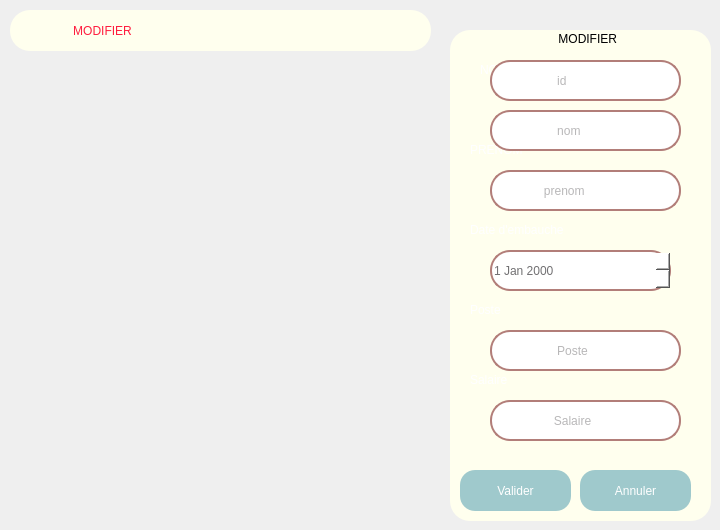
   <widget class="QWidget" name="tab_3">
    <attribute name="title">
     <string>modifier</string>
    </attribute>
    <widget class="QGroupBox" name="groupBox_6">
     <property name="geometry">
      <rect>
       <x>450</x>
       <y>30</y>
       <width>261</width>
       <height>491</height>
      </rect>
     </property>
     <property name="styleSheet">
      <string notr="true">*{background-color: rgb(255, 255, 238);
font: 600 9pt &quot;Yu Gothic UI Semibold&quot;;
border-radius:20px;
}

QPushButton {
  color: white;
  border-radius: 15px;
  background: red;
}

QPushButton:hover {
  color: #333;
  background: #49ebff;
}

QToolButton {
  border-radius: 60px;
  background: red;
}

QLabel {
  color: white;
}
QlineEdit
{
   background:transparent;
   border:none;
   color:#717072;
   border-bottom:1px sold #717072 
   
   
   
  
}

</string>
     </property>
     <property name="title">
      <string>                                MODIFIER</string>
     </property>
     <widget class="QLabel" name="label_80">
      <property name="geometry">
       <rect>
        <x>30</x>
        <y>30</y>
        <width>63</width>
        <height>20</height>
       </rect>
      </property>
      <property name="text">
       <string>NOM</string>
      </property>
     </widget>
     <widget class="QLabel" name="label_81">
      <property name="geometry">
       <rect>
        <x>20</x>
        <y>110</y>
        <width>63</width>
        <height>20</height>
       </rect>
      </property>
      <property name="text">
       <string>PRENOM</string>
      </property>
     </widget>
     <widget class="QLabel" name="label_82">
      <property name="geometry">
       <rect>
        <x>20</x>
        <y>190</y>
        <width>151</width>
        <height>20</height>
       </rect>
      </property>
      <property name="text">
       <string>Date d'embauche</string>
      </property>
     </widget>
     <widget class="QLabel" name="label_83">
      <property name="geometry">
       <rect>
        <x>20</x>
        <y>270</y>
        <width>63</width>
        <height>20</height>
       </rect>
      </property>
      <property name="text">
       <string>Poste</string>
      </property>
     </widget>
     <widget class="QLabel" name="label_84">
      <property name="geometry">
       <rect>
        <x>20</x>
        <y>340</y>
        <width>63</width>
        <height>20</height>
       </rect>
      </property>
      <property name="text">
       <string>Salaire</string>
      </property>
     </widget>
     <widget class="QPushButton" name="mon">
      <property name="geometry">
       <rect>
        <x>10</x>
        <y>440</y>
        <width>111</width>
        <height>41</height>
       </rect>
      </property>
      <property name="styleSheet">
       <string notr="true">background:rgb(159,201,204);</string>
      </property>
      <property name="text">
       <string>Valider</string>
      </property>
     </widget>
     <widget class="QPushButton" name="pushButton_41">
      <property name="geometry">
       <rect>
        <x>130</x>
        <y>440</y>
        <width>111</width>
        <height>41</height>
       </rect>
      </property>
      <property name="styleSheet">
       <string notr="true">background:rgb(159,201,204);</string>
      </property>
      <property name="text">
       <string>Annuler</string>
      </property>
     </widget>
     <widget class="QLineEdit" name="line_nom_6">
      <property name="geometry">
       <rect>
        <x>40</x>
        <y>80</y>
        <width>191</width>
        <height>41</height>
       </rect>
      </property>
      <property name="styleSheet">
       <string notr="true">
 border: 2px solid  rgb(178, 126, 121);;
   background:white;
   border-radius:20px;
   color:#717072;

   
   
  </string>
      </property>
      <property name="text">
       <string/>
      </property>
      <property name="placeholderText">
       <string>                   nom</string>
      </property>
     </widget>
     <widget class="QLineEdit" name="line_prenom_6">
      <property name="geometry">
       <rect>
        <x>40</x>
        <y>140</y>
        <width>191</width>
        <height>41</height>
       </rect>
      </property>
      <property name="styleSheet">
       <string notr="true">
 border: 2px solid  rgb(178, 126, 121);;
   background:white;
   border-radius:20px;
   color:#717072;

   
   
   
  </string>
      </property>
      <property name="text">
       <string/>
      </property>
      <property name="placeholderText">
       <string>               prenom</string>
      </property>
     </widget>
     <widget class="QLineEdit" name="line_poste_6">
      <property name="geometry">
       <rect>
        <x>40</x>
        <y>300</y>
        <width>191</width>
        <height>41</height>
       </rect>
      </property>
      <property name="styleSheet">
       <string notr="true">
 border: 2px solid  rgb(178, 126, 121);
   background:white;
   border-radius:20px;
   color:#717072;

   
   
   
  </string>
      </property>
      <property name="text">
       <string/>
      </property>
      <property name="placeholderText">
       <string>                   Poste</string>
      </property>
     </widget>
     <widget class="QLineEdit" name="line_salaire_6">
      <property name="geometry">
       <rect>
        <x>40</x>
        <y>370</y>
        <width>191</width>
        <height>41</height>
       </rect>
      </property>
      <property name="styleSheet">
       <string notr="true">
 border: 2px solid  rgb(178, 126, 121);
   background:white;
   border-radius:20px;
   color:#717072;
   
   
   
   
  </string>
      </property>
      <property name="text">
       <string/>
      </property>
      <property name="placeholderText">
       <string>                  Salaire</string>
      </property>
     </widget>
     <widget class="QDateEdit" name="line_date_6">
      <property name="geometry">
       <rect>
        <x>40</x>
        <y>220</y>
        <width>181</width>
        <height>41</height>
       </rect>
      </property>
      <property name="styleSheet">
       <string notr="true">
 border: 2px solid  rgb(178, 126, 121);
   background:white;
   border-radius:20px;
   color:#717072;
   
   
   
   
  </string>
      </property>
     </widget>
     <widget class="QLineEdit" name="line_id_6">
      <property name="geometry">
       <rect>
        <x>40</x>
        <y>30</y>
        <width>191</width>
        <height>41</height>
       </rect>
      </property>
      <property name="styleSheet">
       <string notr="true">
 border: 2px solid  rgb(178, 126, 121);;
   background:white;
   border-radius:20px;
   color:#717072;

   
   
  </string>
      </property>
      <property name="text">
       <string/>
      </property>
      <property name="placeholderText">
       <string>                   id</string>
      </property>
     </widget>
    </widget>
    <widget class="QLabel" name="label_8">
     <property name="geometry">
      <rect>
       <x>10</x>
       <y>10</y>
       <width>421</width>
       <height>41</height>
      </rect>
     </property>
     <property name="styleSheet">
      <string notr="true">background-color: rgb(255, 255, 238);
font: 72pt &quot;Segoe UI&quot;;
font: 72pt &quot;Segoe UI&quot;;
color: rgb(255, 28, 62);
font: 600 20pt &quot;Yu Gothic UI Semibold&quot;;
border-radius:20px;</string>
     </property>
     <property name="text">
      <string>                   MODIFIER</string>
     </property>
    </widget>
   </widget>
